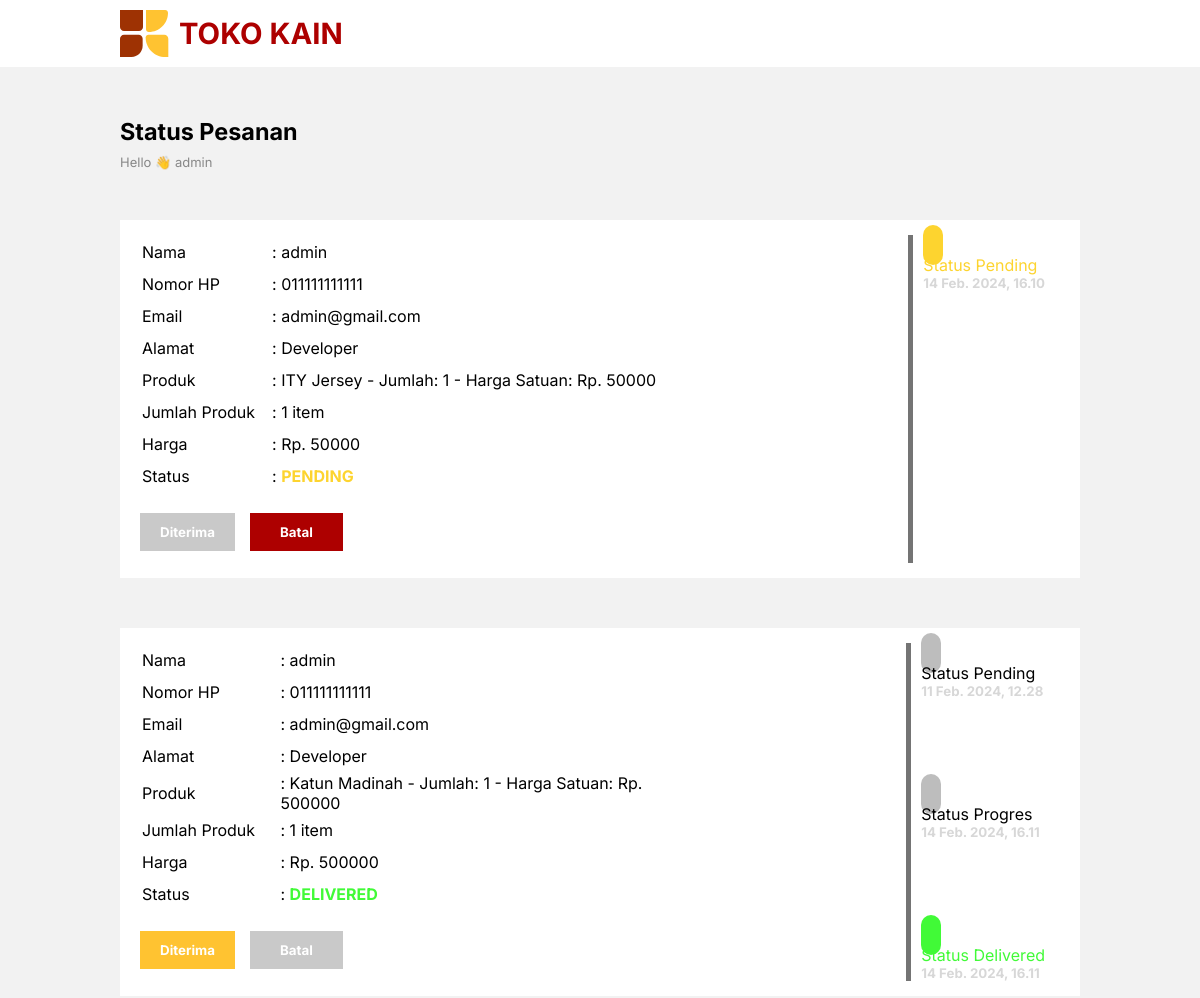
Before: /status/ (signed in, upper part) with the older database file.
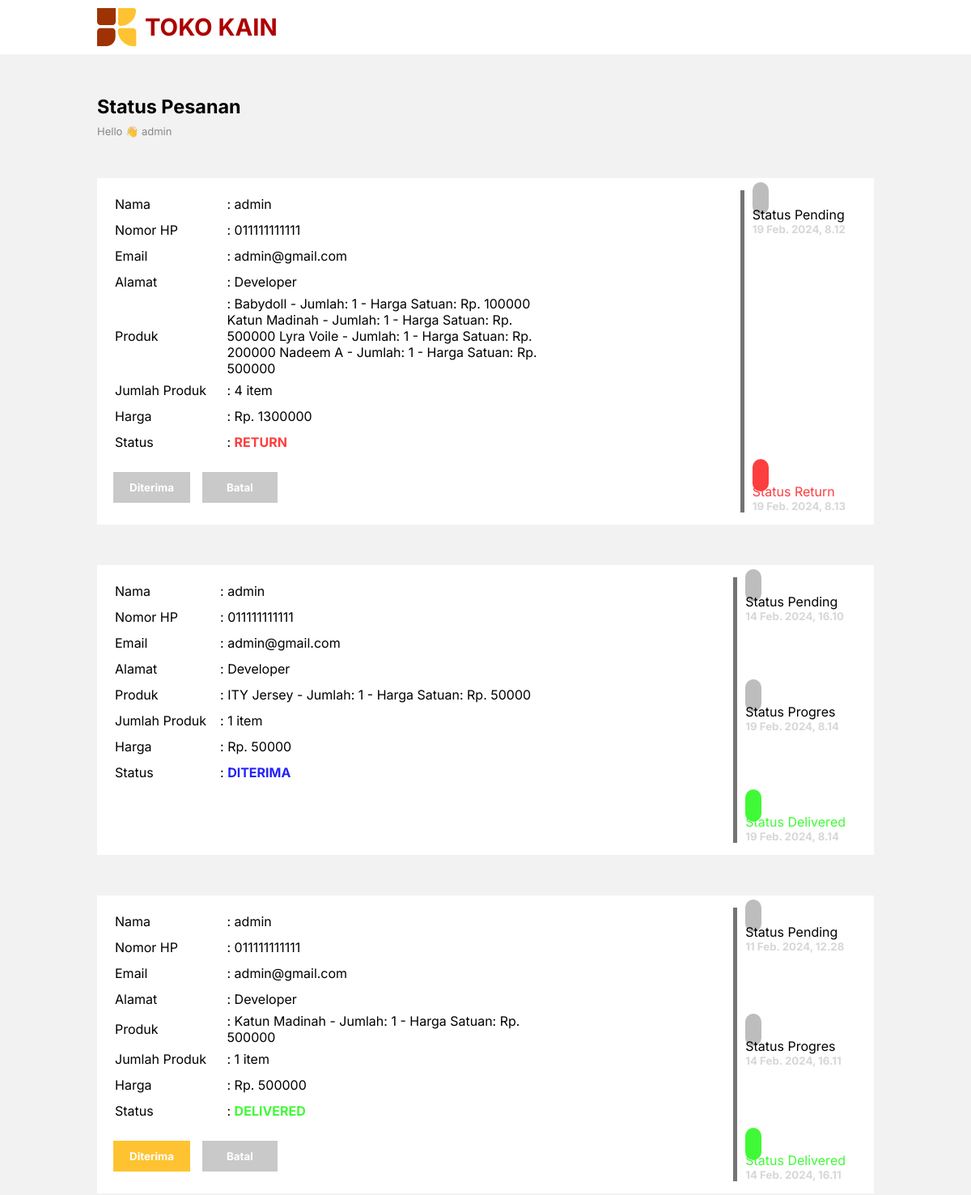
After: the same page with the newer database file.
### greenstore_app/models.py (models this page shows, shortened)
class Pesanan(models.Model):
    STATUS_CHOICES = [
        ('PENDING', 'Pending'),
        ('PROGRES', 'Progres'),
        ('DELIVERED', 'Delivered'),
        ('RETURN', 'Return'),
    ]
    nama_user = models.ForeignKey(CustomUser, on_delete=models.CASCADE)
    nomor_hp = models.CharField(max_length=20)
    email = models.EmailField()
    alamat = models.CharField(max_length=255)
    jumlah_items = models.PositiveIntegerField()
    total_harga = models.IntegerField()
    pesanan_detail = models.TextField()
    status = models.CharField(max_length=10, choices=STATUS_CHOICES, default='PENDING')
    created_at = models.DateTimeField(auto_now_add=True)
    updated_at = models.DateTimeField(auto_now=True)
    diterima = models.BooleanField(default=False)

class CustomUser(AbstractUser):
    nomor = models.CharField(max_length=20)
    alamat = models.CharField(max_length=255)

### greenstore_app/views.py (the view)
# urls.py: path('status/', PesananListView.as_view(), name='status'),
class PesananListView(ListView):
    model = Pesanan
    template_name = 'status.html'
    context_object_name = 'pesanan'
    def get_queryset(self):
        return Pesanan.objects.filter(nama_user=self.request.user).order_by('-id')

### templates/status.html (shortened to what the changed rows need)
{% load static %}
<!DOCTYPE html>
<html lang="en">
<head>
    <link rel="stylesheet" href="{%static 'css/main.css'%}">
</head>
<body>
    <div class="container">
        {% for order in pesanan %}
        <div class="content2">
            <div class="detail">
                <table>
                    <tr>
                        <td>Nama</td>
                        <td>: {{ order.nama_user }}</td>
                    </tr>
                    <tr>
                        <td style="width: 25%;">Nomor HP</td>
                        <td>: {{ order.nomor_hp }}</td>
                    </tr>
                    <tr>
                        <td>Email</td>
                        <td>: {{ order.email }}</td>
                    </tr>
                    <tr>
                        <td>Alamat</td>
                        <td>: {{ order.alamat }}</td>
                    </tr>
                    <tr>
                        <td>Produk</td>
                        <td>: {{ order.pesanan_detail }}</td>
                    </tr>
                    <tr>
                        <td>Jumlah Produk</td>
                        <td>: {{ order.jumlah_items }} item</td>
                    </tr>
                    <tr>
                        <td>Harga</td>
                        <td>: Rp. {{ order.total_harga }}</td>
                    </tr>
                    <tr>
                        <td>Status</td>
                        {% if order.status  == "DELIVERED" %}
                            {% if order.diterima  == True %}
                                <td>: <span style="font-weight: bold; color: rgb(38, 34, 250);">DITERIMA</span> </td>
                            {% else %}
                                <td>: <span style="font-weight: bold; color: rgb(65, 250, 55);">{{ order.status }}</span></td>
                            {% endif %}
                        {% elif order.status  == "PROGRES" %}
                            <td>: <span style="font-weight: bold; color: rgb(55, 230, 250);">{{ order.status }}</span></td>
                        {% elif order.status  == "RETURN" %}
                            <td>: <span style="font-weight: bold; color: rgb(253, 62, 62);">{{ order.status }}</span></td>
                        {% else %}
                            <td>: <span style="font-weight: bold; color: rgb(253, 212, 47);">{{ order.status }}</span></td>
                        {% endif %}
                    </tr>
                </table>
                <div class="btn-status">
                    {% if order.status  == "DELIVERED" %}
                        {% if order.status == "DELIVERED" and not order.diterima %}
                        <button class="btn-diterima" data-order-id="{{ order.id }}">Diterima</button>
                        <button disabled style="background-color: rgb(201, 201, 201); cursor: not-allowed;">Batal</button>
                        {% endif %}
                    {% elif order.status  == "RETURN" or order.status  == "PROGRES" %}
                        <button disabled style="background-color: rgb(201, 201, 201); cursor: not-allowed;">Diterima</button>
                        <button disabled style="background-color: rgb(201, 201, 201); cursor: not-allowed;">Batal</button>
                    {% else %}
                        <button disabled style="background-color: rgb(201, 201, 201); cursor: not-allowed;">Diterima</button>
                        <button onclick="batalkanPesanan({{ order.id }})">Batal</button>
                    {% endif %}
                </div>
            </div>
            <div class="progres">
                <span id="line"></span>
                {% if order.status  == "DELIVERED" %}
                <div class="pg1">
                    <ion-icon name="cube-outline" id="pgrs1"></ion-icon>
                    <div class="">
                        <p >Status Pending</p>
                        <h5>{{order.created_at}}</h5>
                    </div>
                </div>
                <div class="pg2">
                    <ion-icon name="checkbox-outline" id="pgrs2" ></ion-icon>
                    <div class="">
                        <p >Status Progres</p>
                        <h5>{{order.updated_at}}</h5>
                    </div>
                </div>
                <div class="pg2">
                    <ion-icon name="checkbox-outline" id="pgrs2" style="background-color: rgb(65, 250, 55);"></ion-icon>
                    <div class="">
                        <p style="color: rgb(65, 250, 55);">Status Delivered</p>
                        <h5>{{order.updated_at}}</h5>
                    </div>
                </div>
                {% elif order.status  == "PROGRES" %}
                <div class="pg1">
                    <ion-icon name="cube-outline" id="pgrs1"></ion-icon>
                    <div class="">
                        <p >Status Pending</p>
                        <h5>{{order.created_at}}</h5>
                    </div>
                </div>
                <div class="pg2">
                    <ion-icon name="checkbox-outline" id="pgrs2" style="background-color: rgb(55, 230, 250);"></ion-icon>
                    <div class="">
                        <p style="color: rgb(55, 230, 250);">Status Progres</p>
                        <h5>{{order.updated_at}}</h5>
                    </div>
                </div>
                {% elif order.status  == "RETURN" %}
                <div class="pg1">
                    <ion-icon name="cube-outline" id="pgrs1"></ion-icon>
                    <div class="">
                        <p >Status Pending</p>
                        <h5>{{order.created_at}}</h5>
                    </div>
                </div>
                <div class="pg1">
                    <ion-icon name="close-circle-outline" id="pgrs1" style="background-color: rgb(253, 62, 62);"></ion-icon>
                    <div class="">
                        <p style="color: rgb(253, 62, 62);">Status Return</p>
                        <h5>{{order.updated_at}}</h5>
                    </div>
                </div>
                {% else %}
                <div class="pg1">
                    <ion-icon name="cube-outline" id="pgrs1" style="background-color: rgb(253, 212, 47);"></ion-icon>
                    <div class="">
                        <p style="color: rgb(253, 212, 47);">Status Pending</p>
                        <h5>{{order.created_at}}</h5>
                    </div>
                </div>
                {% endif %}
            </div>
        </div>
         {% endfor %}
    </div>
</body>
</html>

Changed rows visible on the page:
added Pesanan: nama_user "admin", nomor_hp "011111111111", email "admin@gmail.com", alamat "Developer", pesanan_detail "Babydoll - Jumlah: 1 - Harga Satuan: Rp. 100000 Katun Madinah - Jumlah: 1 - Harga Satuan: Rp. 500000 Lyra Voile - Jumlah: 1 - Harga Satuan: Rp. 200000 Nadeem A - Jumlah: 1 - Harga Satuan: Rp. 500000", jumlah_items "4", total_harga "1300000", status "RETURN", shows "Diterima", created_at "19 Feb. 2024, 8.12", updated_at "19 Feb. 2024, 8.13"
changed Pesanan "ITY Jersey - Jumlah: 1 - Harga Satuan: Rp. 50000": updated_at (not shown) → "19 Feb. 2024, 8.14"; status "PENDING" → (not shown); status "Diterima Batal" → "DITERIMA Status Progres Status Delivered"
